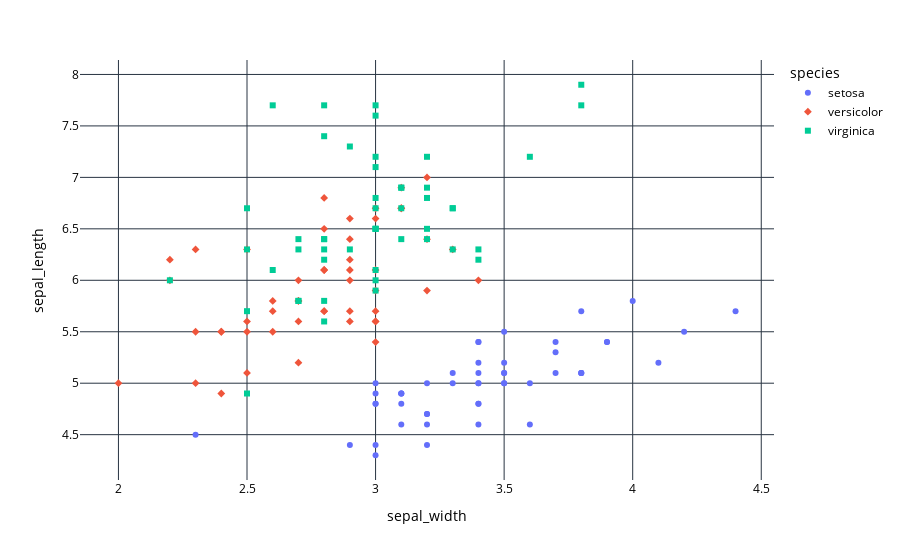

The cell this chart's notebook holds for it:
### Markdown cell above
Show how the choice of tile size effects r2mode6 - show the 5 matrices on one plot together by different lines/colors.

use scatter since we have discrete values
x-axis: tile_size
y-axis (log?): r2mode6
legend: 5 matrix names

### Code cell
df = px.data.iris()
fig = px.scatter(df, x="sepal_width", y="sepal_length", color="species", symbol="species")
fig.update_layout(
    plot_bgcolor='white',   # Plot area background color
    paper_bgcolor='white',  # Entire figure background color
    font=dict(color='black') # Font color
)
fig.show()

fig.write_image("plots/fig1.pdf")

### Figure 1 — Plotly figure (JSON) as saved in the notebook; plotly's stock layout.template omitted (floating-point values rounded to 4 significant figures)
{"data": [{"hovertemplate": "species=setosa<br>sepal_width=%{x}<br>sepal_length=%{y}<extra></extra>", "legendgroup": "setosa", "marker": {"color": "#636efa", "symbol": "circle"}, "mode": "markers", "name": "setosa", "orientation": "v", "showlegend": true, "x": [3.5, 3.0, 3.2, 3.1, 3.6, 3.9, 3.4, 3.4, 2.9, 3.1, 3.7, 3.4, 3.0, 3.0, 4.0, 4.4, 3.9, 3.5, 3.8, 3.8, 3.4, 3.7, 3.6, 3.3, 3.4, 3.0, 3.4, 3.5, 3.4, 3.2, 3.1, 3.4, 4.1, 4.2, 3.1, 3.2, 3.5, 3.1, 3.0, 3.4, 3.5, 2.3, 3.2, 3.5, 3.8, 3.0, 3.8, 3.2, 3.7, 3.3], "xaxis": "x", "y": [5.1, 4.9, 4.7, 4.6, 5.0, 5.4, 4.6, 5.0, 4.4, 4.9, 5.4, 4.8, 4.8, 4.3, 5.8, 5.7, 5.4, 5.1, 5.7, 5.1, 5.4, 5.1, 4.6, 5.1, 4.8, 5.0, 5.0, 5.2, 5.2, 4.7, 4.8, 5.4, 5.2, 5.5, 4.9, 5.0, 5.5, 4.9, 4.4, 5.1, 5.0, 4.5, 4.4, 5.0, 5.1, 4.8, 5.1, 4.6, 5.3, 5.0], "yaxis": "y", "type": "scatter"}, {"hovertemplate": "species=versicolor<br>sepal_width=%{x}<br>sepal_length=%{y}<extra></extra>", "legendgroup": "versicolor", "marker": {"color": "#EF553B", "symbol": "diamond"}, "mode": "markers", "name": "versicolor", "orientation": "v", "showlegend": true, "x": [3.2, 3.2, 3.1, 2.3, 2.8, 2.8, 3.3, 2.4, 2.9, 2.7, 2.0, 3.0, 2.2, 2.9, 2.9, 3.1, 3.0, 2.7, 2.2, 2.5, 3.2, 2.8, 2.5, 2.8, 2.9, 3.0, 2.8, 3.0, 2.9, 2.6, 2.4, 2.4, 2.7, 2.7, 3.0, 3.4, 3.1, 2.3, 3.0, 2.5, 2.6, 3.0, 2.6, 2.3, 2.7, 3.0, 2.9, 2.9, 2.5, 2.8], "xaxis": "x", "y": [7.0, 6.4, 6.9, 5.5, 6.5, 5.7, 6.3, 4.9, 6.6, 5.2, 5.0, 5.9, 6.0, 6.1, 5.6, 6.7, 5.6, 5.8, 6.2, 5.6, 5.9, 6.1, 6.3, 6.1, 6.4, 6.6, 6.8, 6.7, 6.0, 5.7, 5.5, 5.5, 5.8, 6.0, 5.4, 6.0, 6.7, 6.3, 5.6, 5.5, 5.5, 6.1, 5.8, 5.0, 5.6, 5.7, 5.7, 6.2, 5.1, 5.7], "yaxis": "y", "type": "scatter"}, {"hovertemplate": "species=virginica<br>sepal_width=%{x}<br>sepal_length=%{y}<extra></extra>", "legendgroup": "virginica", "marker": {"color": "#00cc96", "symbol": "square"}, "mode": "markers", "name": "virginica", "orientation": "v", "showlegend": true, "x": [3.3, 2.7, 3.0, 2.9, 3.0, 3.0, 2.5, 2.9, 2.5, 3.6, 3.2, 2.7, 3.0, 2.5, 2.8, 3.2, 3.0, 3.8, 2.6, 2.2, 3.2, 2.8, 2.8, 2.7, 3.3, 3.2, 2.8, 3.0, 2.8, 3.0, 2.8, 3.8, 2.8, 2.8, 2.6, 3.0, 3.4, 3.1, 3.0, 3.1, 3.1, 3.1, 2.7, 3.2, 3.3, 3.0, 2.5, 3.0, 3.4, 3.0], "xaxis": "x", "y": [6.3, 5.8, 7.1, 6.3, 6.5, 7.6, 4.9, 7.3, 6.7, 7.2, 6.5, 6.4, 6.8, 5.7, 5.8, 6.4, 6.5, 7.7, 7.7, 6.0, 6.9, 5.6, 7.7, 6.3, 6.7, 7.2, 6.2, 6.1, 6.4, 7.2, 7.4, 7.9, 6.4, 6.3, 6.1, 7.7, 6.3, 6.4, 6.0, 6.9, 6.7, 6.9, 5.8, 6.8, 6.7, 6.7, 6.3, 6.5, 6.2, 5.9], "yaxis": "y", "type": "scatter"}], "layout": {"xaxis": {"anchor": "y", "domain": [0.0, 1.0], "title": {"text": "sepal_width"}}, "yaxis": {"anchor": "x", "domain": [0.0, 1.0], "title": {"text": "sepal_length"}}, "legend": {"title": {"text": "species"}, "tracegroupgap": 0}, "margin": {"t": 60}, "font": {"color": "black"}, "plot_bgcolor": "white", "paper_bgcolor": "white"}}
